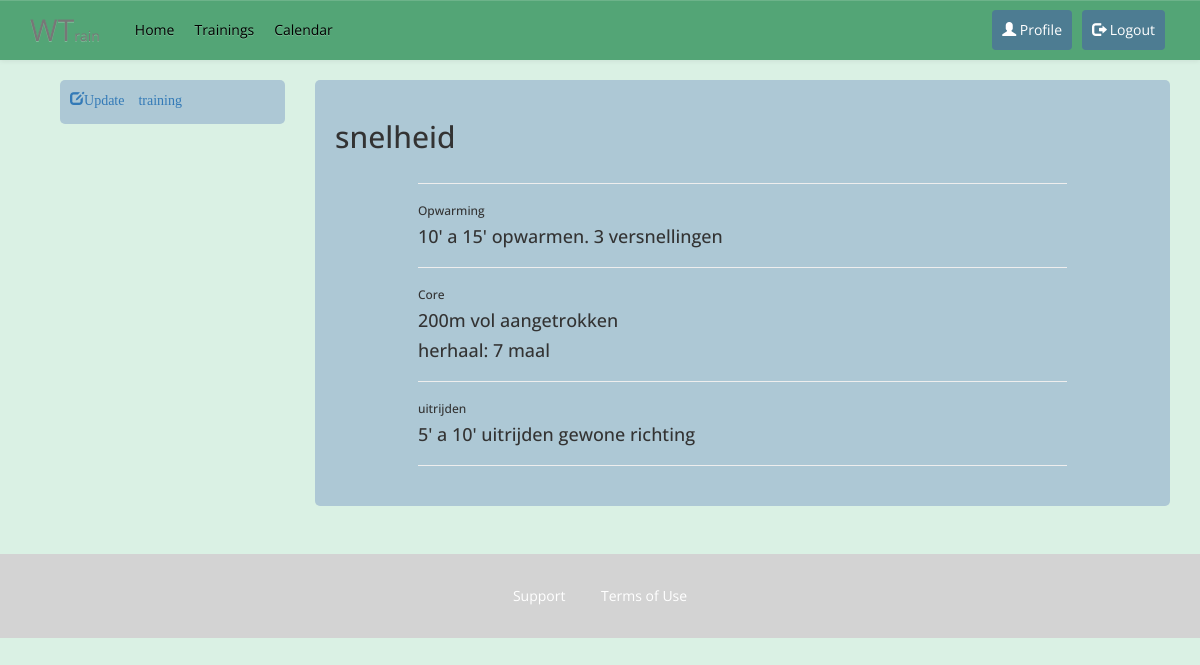
Page /training-detail/12/ (signed in) on the earlier database version.
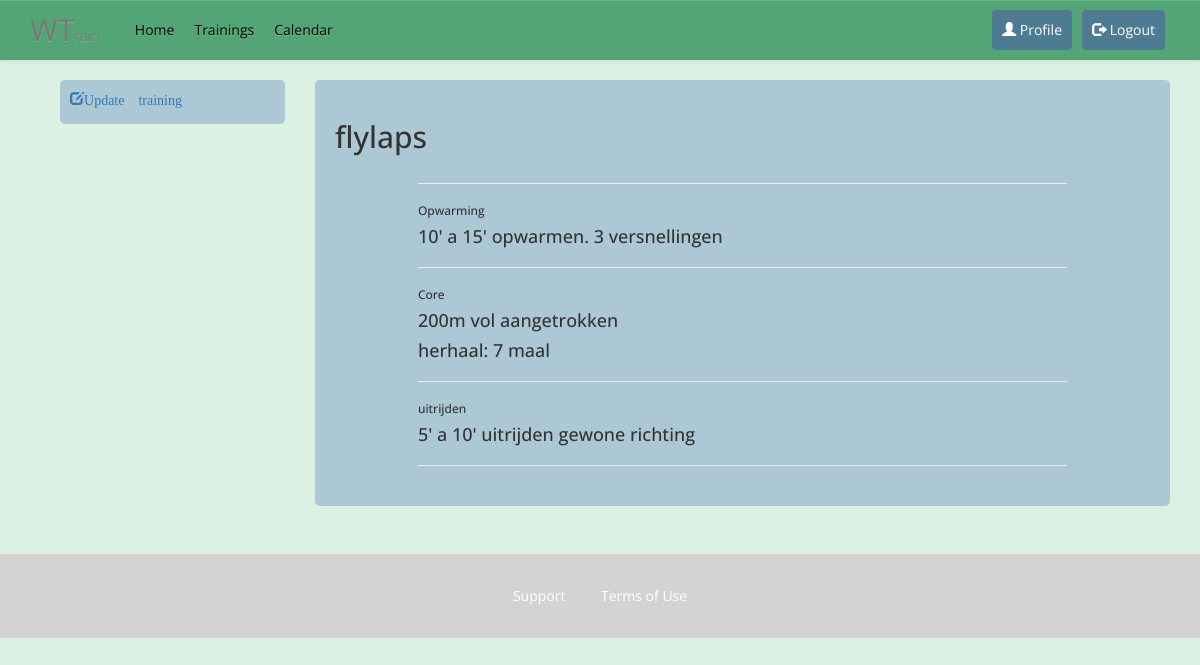
Same page on the later database version.
### home/models.py (models this page shows, shortened)
class Training(models.Model):
    name = models.CharField(max_length=60, default='AddName')
    is_standard = models.BooleanField(default=True)
    date = models.DateField((u"Date"), default=datetime.date.today, blank=True, null=True)
    start_time = models.TimeField((u"Start Time"), blank=True, null=True)
    end_time = models.TimeField((u"End Time"), blank=True, null=True)
    location = models.ForeignKey(Location, on_delete=models.CASCADE,)
    trainers = models.ManyToManyField(Profile, blank=True, related_name='trainer')
    riders = models.ManyToManyField(Profile, blank=True, related_name='athlete')
    program = models.ForeignKey(Training_program, on_delete=models.CASCADE, blank=True, null=True)
    warm_up = models.ForeignKey(Warm_up, on_delete=models.CASCADE, blank=True, null=True)
    core = models.ForeignKey(Core, on_delete=models.CASCADE, blank=True, null=True)
    cool_down = models.ForeignKey(Cool_down, on_delete=models.CASCADE, blank=True, null=True)
    class Meta:
        ordering = ['name']

class Warm_up(models.Model):
    name = models.CharField(max_length=50, default="warmup")
    content = models.TextField(max_length=200, blank=True)
    content_repeat = models.IntegerField(default=1, blank=True, null=True)

class Core(models.Model):
    name = models.CharField(max_length=50, default="core")
    content_1 = models.TextField(max_length=1000, blank=True)
    content_1_repeat = models.IntegerField(default=1, blank=True, null=True, verbose_name="aantal keer")
    content_2 = models.TextField(max_length=1000, blank=True, null=True)
    content_2_repeat = models.IntegerField(default=1, blank=True, null=True, verbose_name="aantal keer")

class Cool_down(models.Model):
    name = models.CharField(max_length=50, default="cooldown")
    content = models.TextField(max_length=200, blank=True)
    content_repeat = models.IntegerField(default=1, blank=True, null=True)

### home/views.py (the view)
# urls.py: url(r'^training-detail/(?P<training_id>\d+)/$', views.display_training, name='training_detail'),
@login_required
def display_training(request, training_id):
    training = get_object_or_404(Training, pk=training_id)
    trainers = training.trainers.all()
    riders = training.riders.all()
    user_is_trainer = False
    user_is_rider = False
    if request.user.profile in trainers:
        user_is_trainer = True
    if request.user.profile in riders:
        user_is_rider = True
    return render(request, 'home/view_training.html', {'training': training, 'trainers': trainers, 'riders': riders, 'user_is_trainer': user_is_trainer, 'user_is_rider': user_is_rider})

### home/templates/home/view_training.html (shortened to what this page needs)
{% extends "home/base.html" %}
{% load static %}
{% block content %}
<div class="container">
    <div class="col-md-3">
        {% if not training.is_standard%}
            <div class="side-nav">
                <p class="glyphicon glyphicon-map-marker padding-right-40" aria-hidden="true"> {{ training.location }}  </p> <br>
                <p class="glyphicon glyphicon-calendar padding-right-40" aria-hidden="true"> {{ training.date }}  </p> <br>
                <p class="glyphicon glyphicon-time" aria-hidden="true"> {{ training.start_time }}</p> <br>
                {% if request.user.is_staff %}
                <p><a href="/training-detail/{{ training.id }}/update/"><span class="glyphicon glyphicon-edit">Update training</span></a></p>
                {% endif %}
            </div>
            <div class="side-nav">
                <h6 class="gray">Trainer</h6>
                {% if trainers %}
                    {% if user_is_trainer %}
                        <h4>You are the trainer!</h4>
                    {% else %}
                        {% for trainer in trainers %}
                            <h4>{{ trainer.user.username }}</h4>
                        {% endfor %}
                    {% endif %}
                {% else %}
                    <h4>geen trainer</h4>
                {% endif %}
            </div>
            <div class="side-nav">
                <h6 class="gray">Atleten</h6>
                {% if user_is_rider %}
                    <h4>You are signed in</h4>
                    <a class="btn btn-info" href="/training-detail/{{ training.id }}/unsubscribe/">sign out</a>
                {% else %}
                <a class="btn btn-info" href="/training-detail/{{ training.id }}/subscribe/">sign in</a>
                {% endif %}
                {% if riders %}
                    {% for rider in riders %}
                        <h4>{{ rider.user.username }}</h4>
                    {% endfor %}
                {% else %}
                    <h4>geen atleten</h4>
                {% endif %}
            </div>
        {% else %}
            {% if request.user.is_staff %}
            <div class="side-nav">
                <p><a href="/training-detail/{{ training.id }}/update/"><span class="glyphicon glyphicon-edit">Update training</span></a></p>
            </div>
            {% endif %}
        {% endif %}
    </div>
    <div class="col-md-9">
        <div class="row profile-content">
            <h2>  {{ training.name }}</h2>
            <div class="col-md-10 col-md-offset-1">
                <hr>
                <h6 class="gray">Opwarming</h6>
                <h4>{{ training.warm_up.content }}</h4>
                <hr>
                <h6 class="gray">Core</h6>
                <h4>{{ training.core.content_1 }}</h4>
                <h4>herhaal: {{ training.core.content_1_repeat }} maal</h4>
                <hr>
                <h6 class="gray">uitrijden</h6>
                <h4>{{ training.cool_down.content }}</h4>
                <hr>
            </div>
        </div>
    </div>
  </div>
{% endblock content %}

### home/templates/home/base.html (shortened to what this page needs)
{% load static %}
<html>
<head>
  <link rel="stylesheet" href="https://maxcdn.bootstrapcdn.com/bootstrap/3.3.7/css/bootstrap.min.css"
>
  <link rel="stylesheet" href="https://maxcdn.bootstrapcdn.com/bootstrap/3.3.7/css/bootstrap-theme.min.css"
>
  <link rel="stylesheet" href="{% static "home/css/stylesheet.css" %}">
</head>
<body>
<nav class="navbar navbar-default navbar-custom">
    <div class="container">
        <div class="navbar-header">
            <a href="/home/" class="navbar-brand navbar-brand-custom">WT<span class="small">rain</span></a>
        </div>
        <div class="collapse navbar-collapse" id="navbar">
            <ul class="nav navbar-nav navbar-custom">
                <li class=""><a href="/home/">Home</a></li>
                <li><a href="/all-trainings/">Trainings</a></li>
                <li><a href="/calendar/">Calendar</a></li>
            </ul>
            <ul class="nav navbar-nav navbar-right hidden-xs">
                {% if user.is_authenticated %}
                    <li><a href="/profile/"><button type="button" class="btn btn-header"><span class="glyphicon glyphicon-user"></span> Profile</button></a></li>
                    <li><a href="/logout/"><button type="button" class="btn btn-header"><span class="glyphicon glyphicon-log-out"></span> Logout</button></a></li>
                {% else %}
                    <li><a href="/signup/"><button type="button" class="btn btn-header"><span class="glyphicon glyphicon-user"></span> Register</button></a></li>
                    <li><a href="/login/"><button type="button" class="btn btn-header"><span class="glyphicon glyphicon-log-in"></span> Login</button></a></li>
                {% endif %}
            </ul>
        </div>
    </div>
</nav>
{% block content %}
{% endblock content %}
{% block footer %}
<footer class="main-footer">
    <nav>
        <ul class="main-footer__links">
            <li class="main-footer__link">
                <a href="#">Support</a>
            </li>
            <li class="main-footer__link">
                <a href="#">Terms of Use</a>
            </li>
        </ul>
    </nav>
</footer>
{% endblock footer %}
</body>
</html>

### home/static/home/css/stylesheet.css (style rules this page uses)
body { background-color: #DAF1E4 ; font-family:'Open Sans', serif!important; }
.navbar { background-image: none; }
.navbar-default { background-color: #53A576 ; border-radius:0px; border: 0px; }
.navbar-custom .navbar-nav>li>a { color: black; }
.navbar-brand { padding-right:25px; height: 60px; line-height: 30px; color:black; font-size:30px; }
.navbar-nav { padding-top: 5px; }
.navbar-custom>li>a { padding:0px 10px; line-height: 50px; color:black; }
.navbar-right>li>a { padding:5px; }
.btn-header { border:0px solid transparent; background-color: #4D7C92; color:white; padding:10px; }
.small { font-size: 14px; }
.side-nav { background-color:#ADC8D5; border-radius:5px; padding:10px; margin: 15px; margin-top:0px; overflow:hidden; }
.profile-content { background-color:#ADC8D5; border-radius:5px; padding:20px; }
.main-footer { background: lightgray; padding: 32px; margin-top: 48px; }
.main-footer__links { list-style: none; margin: 0px; padding: 0px; text-align: center; }
.main-footer__link { display: inline-block; margin: 0 16px; }
.main-footer__link a { color: white; text-decoration: none; }

Differences in the rows shown:
changed Training "10' a 15' opwarmen. 3 versnellingen": name "snelheid" → "flylaps"
